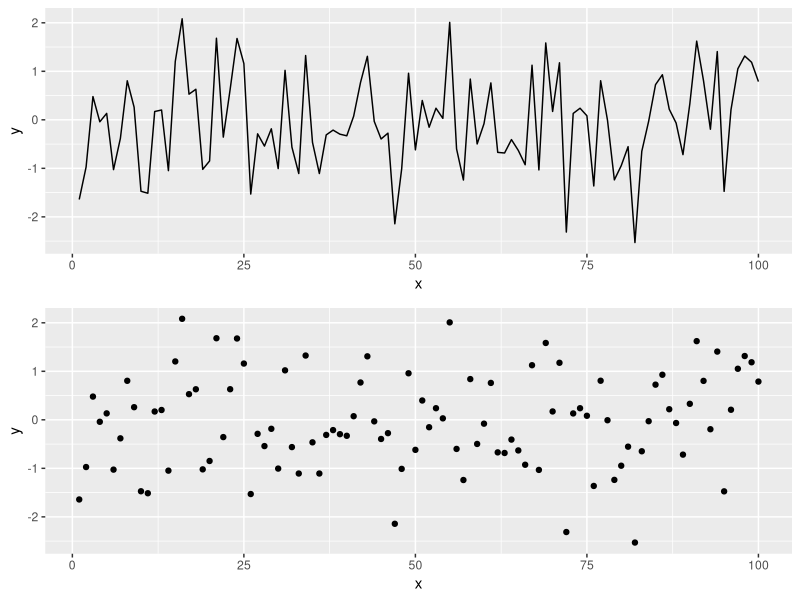

This chart was generated by the following R code:
## ---- chunk 1
knitr::opts_chunk$set(echo = TRUE, fig.width = 8, fig.height = 8, fig.alig = "center")

## ---- chunk 2

library(tidyverse)
library(gridExtra)
library(ggplot2)

## ---- chunk 3

# Simulating data according to a normal distribution
x <- seq(1:100)
y <- rnorm(100) # Generating data form a normal distribution with mean 0 and variance 1
data <- data.frame(x = x, y = y ) # Creating a data frame
p1 = ggplot(data, aes(x= x, y = y)) +
geom_line()
p2 = ggplot(data, aes(x= x, y = y)) +
geom_point()
grid.arrange(p1, p2)

